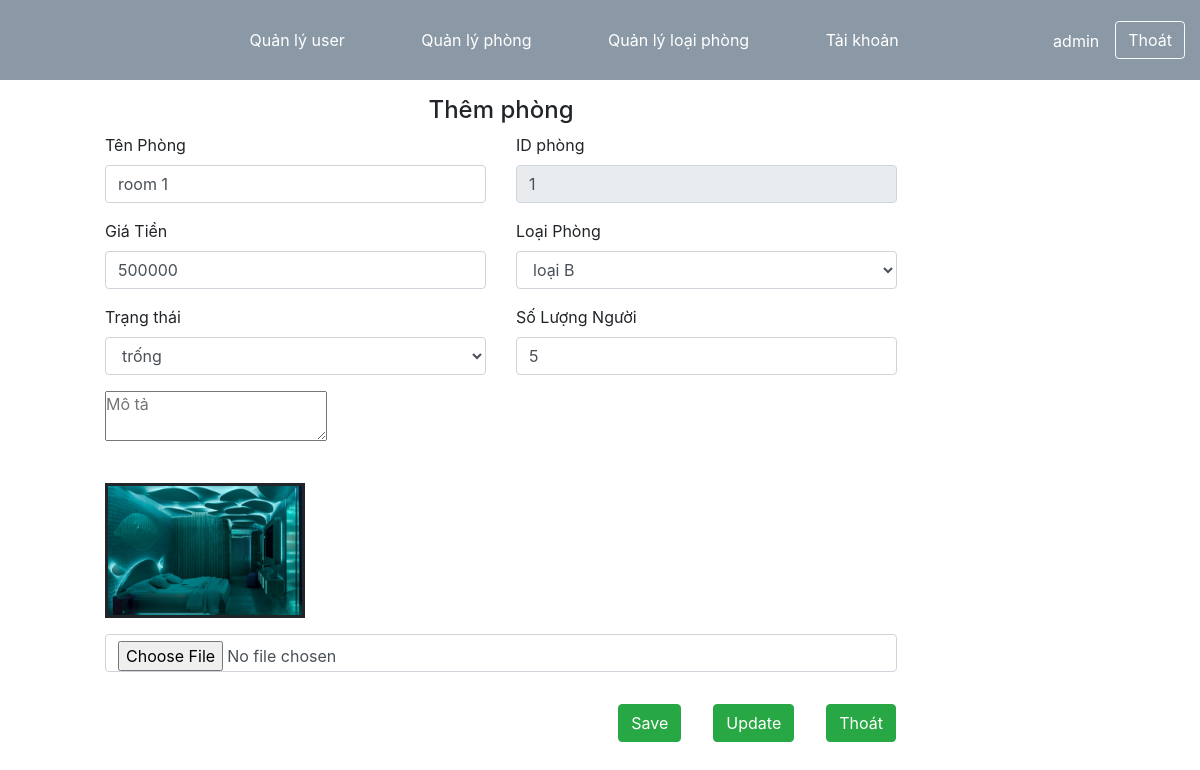
The app's page /admin/index.php?action=suaphong&id=1 (signed in), older data.
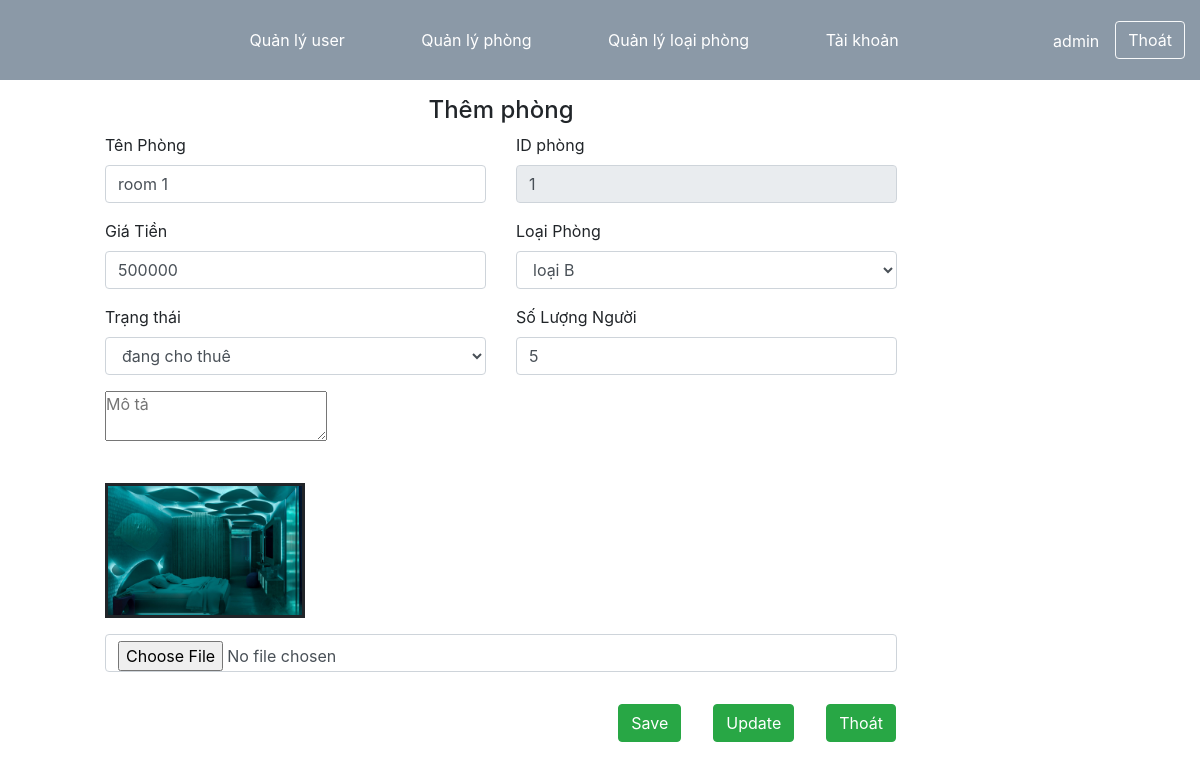
The same page, newer data.
### tables this page shows
CREATE TABLE IF NOT EXISTS `phong` (
  `phongID` int NOT NULL AUTO_INCREMENT,
  `tenphong` varchar(255) NOT NULL,
  `img` varchar(255) DEFAULT NULL,
  `giaphong` decimal(10,0) NOT NULL,
  `trangthaiID` int NOT NULL,
  `loaiphongID` int NOT NULL,
  `soluongtoida` int NOT NULL,
  `mota` varchar(550) DEFAULT NULL,
  PRIMARY KEY (`phongID`)
);

CREATE TABLE IF NOT EXISTS `trangthai` (
  `ID` int NOT NULL AUTO_INCREMENT,
  `trangthai` varchar(255) NOT NULL,
  PRIMARY KEY (`ID`)
);

CREATE TABLE IF NOT EXISTS `loaiphong` (
  `ID` int NOT NULL AUTO_INCREMENT,
  `loaiphong` varchar(50) NOT NULL,
  PRIMARY KEY (`ID`)
);

### models/phongModel.php (called while the page is built, shortened)
<?php
	class phongModel extends connect
	{
		public function timkiemtheoID($id)
		{
			$sql = "select * from phong where phongID = $id;";
			$ds = $this->get_data($sql);
			foreach ($ds as $key => $value) {
				$this->id = $value["phongID"];
				$this->tenphong = $value["tenphong"];
				$this->giaphong = $value["giaphong"];
				$this->trangthaiID = $value["trangthaiID"];
				$this->loaiphongID = $value["loaiphongID"];
				$this->soluongtoida = $value["soluongtoida"];
				$this->img = $value["img"];
			}
		}
	}
 ?>

### models/database.php (called while the page is built, shortened)
<?php
	class connect{
		public function get_data($sql)
		{
			$conn = mysqli_connect("localhost","root","","quanlykhachsan");
			$result = mysqli_query($conn,$sql);
			$arr = mysqli_fetch_all($result,MYSQLI_ASSOC);
			return $arr;
		}
	}
 ?>

### models/loaiphongModel.php (called while the page is built, shortened)
<?php
	class loaiphongModel extends connect
	{
		public function docdanhsachloaiphong()
		{
			$sql = "select * from loaiphong";
			$dsloaiphong = $this->get_data($sql);
			return $dsloaiphong;
		}
	}
 ?>

### models/trangthaiModel.php (called while the page is built, shortened)
<?php
	class trangthaiModel extends connect
	{
		public function docdanhsachtrangthai()
		{
			$sql = "select * from trangthai";
			$dstrangthai = $this->get_data($sql);
			return $dstrangthai;
		}
	}
?>

### admin/danhmucphong/load_thongtinphong.php (the view, shortened to what the changed rows need)
<div class="row">
		<form method="post" action="index.php?action=thongtinphong" enctype="multipart/form-data" style="width:80%">
			<div class="text-center">
				<h4>Thêm phòng</h4>
			</div>
			<div class="row">
				<div class="form-group col col-md-6">
                    <label class="form-label">Tên Phòng</label>
                    <input type="text" id="txt_tenphong" required name="tenphong" class="form-control" value="<?php echo $p->tenphong ?>" />
                </div>
                <div class="form-group col col-md-6">
                    <label class="form-label">ID phòng</label>
                    <input type="text" id="txt_phongID" readonly name="phongID" class="form-control" value="<?php echo $p->id ?>" />
                </div>
			</div>
            <div class="row">
                 <div class="form-group col col-md-6">
                            <label class="form-label">Giá Tiền</label>
                            <input type="number" id="txt_giatien" name="giatien" class="form-control" value="<?php echo $p->giaphong ?>" />
                </div>
                <div class="form-group col col-md-6">
                    <label class="form-label">Loại Phòng</label>
                    <select name="loaiphongID" class="form-control">
                        <?php foreach ($dsloaiphong as $key => $value): ?>
                            <option class="form-control" <?php if($value['ID']==$p->loaiphongID) echo "selected" ?> value="<?php echo $value["ID"] ?>"><?php echo $value["loaiphong"]; ?></option>
                        <?php endforeach ?>
                    </select>
                </div>
            </div>
            <div class="row">
                <div class="form-group col col-md-6">
                    <label class="form-label">Trạng thái</label>
                    <select name="trangthaiID" class="form-control">
                        <?php foreach ($dstrangthai as $key => $value): ?>
                            <option readonly class="form-control" <?php if($value['ID']==$p->trangthaiID){echo "selected";} ?> value="<?php echo $value["ID"] ?>"><?php echo $value["trangthai"] ?></option>
                        <?php endforeach ?>
                    </select>
                </div>
                <div class="form-group col col-md-6">
                    <label class="form-label">Số Lượng Người</label>
                    <input type="number" name="soluongnguoi" id="txt_soluongnguoi" class="form-control" value="<?php if(isset($p)) echo $p->soluongtoida ?>" />
               </div>
            </div>
                        <div class="form-group">
                            <textarea name="mota" placeholder="Mô tả" id="txtarea_mota"><?php echo $p->mota ?></textarea>
                        </div>
                        <?php
                            if(isset($p))
                            {
                                if($p->img==""||$p->img==null)
                                {
                                    echo "không có hình";
                                }
                                else{
                                    echo '<img id="phongimg" style="width:200px;border:solid; margin-top:20px" src="'.'../'.$p->img.'" />';
                                }
                            }
                         ?>
                        <div class="form-group mt-3">
                            <input type="file" id="upload_img" class="form-control" name="phong_img" value="" title="Tải ảnh"/>
                        </div>
            <div class="row">
                <div class="col">
                    <div class="row" style="float: right;">
                        <input name="btn_luuphong" type="submit" value="Save" class="btn btn-success m-3">
                        <input name="btn_suaphong" type="submit" value="Update" class="btn btn-success m-3">
                        <button class="btn btn-success m-3" formaction="index.php?action=danhmucphong">Thoát</button>
                    </div>
                </div>
            </div>
        </form>
	</div>

Row changes from the older to the newer data that the page shows:
changed phong "room 1": trangthaiID "trống" → "đang cho thuê"
